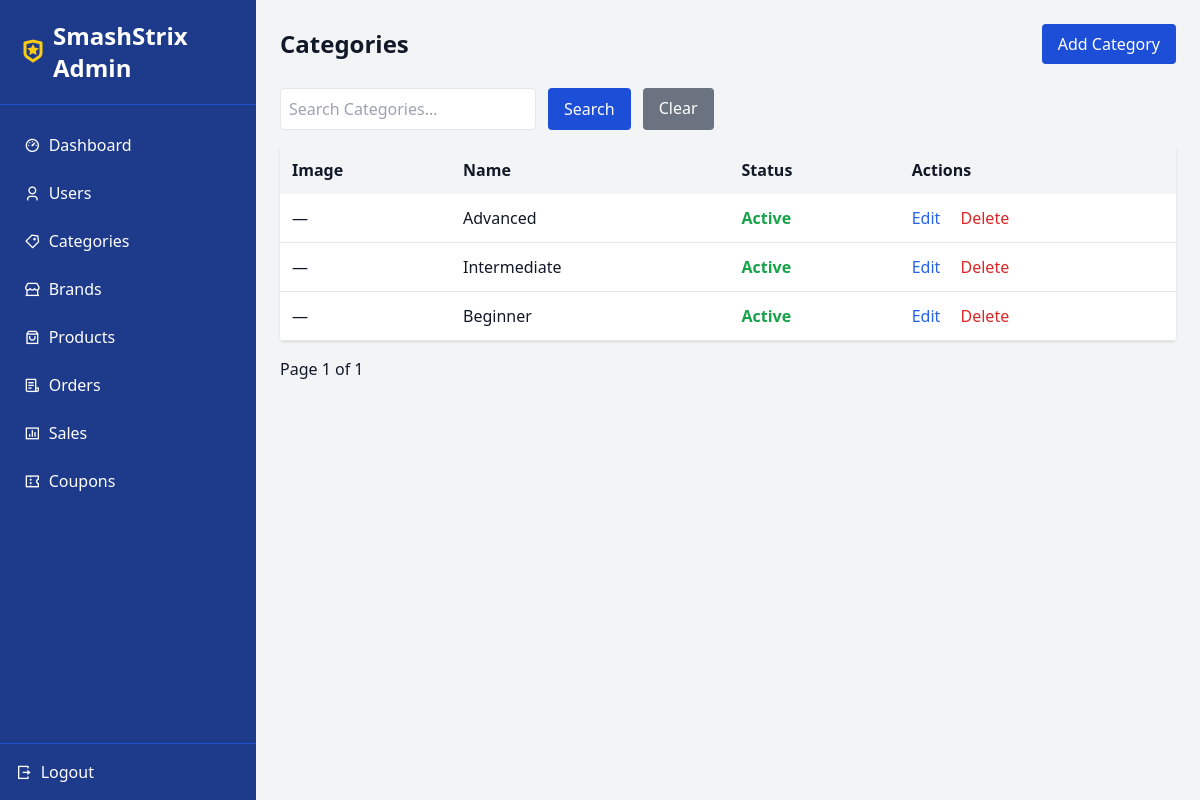
Page /adminpanel/categories/ (signed in) on the earlier database version.
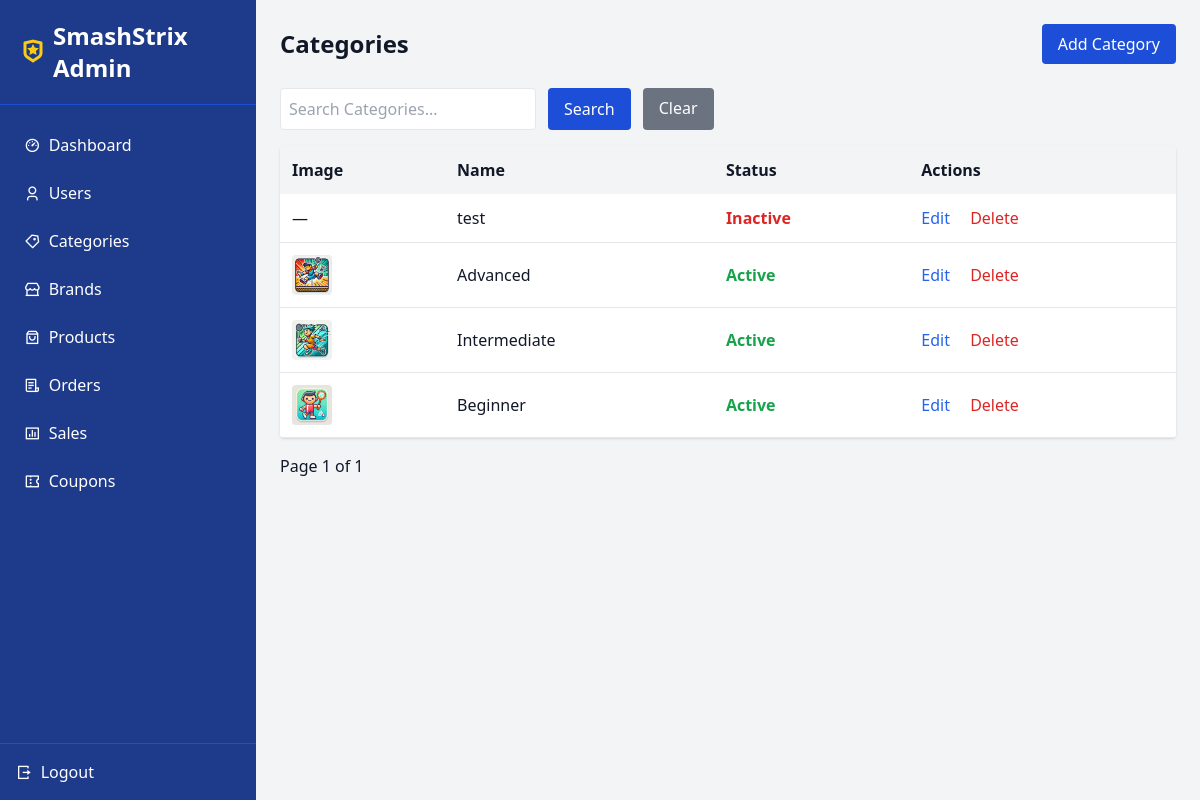
Same page on the later database version.
### products/models.py (models this page shows, shortened)
class Category(models.Model):
    name = models.CharField(max_length=25,unique=True)
    image = models.ImageField(upload_to='categories/',blank=True,null=True)
    description = models.TextField()
    active = models.BooleanField(default=True)
    created_at = models.DateTimeField(auto_now_add=True)

### adminpanel/views.py (the view)
# urls.py: path('categories/',views.category_list,name='admin_categories'),
def category_list(request):
    search = request.GET.get('search',"")
    categories = Category.objects.filter(name__icontains=search).order_by('-created_at')
    paginator = Paginator(categories,5)
    page_num = request.GET.get('page')
    page_obj = paginator.get_page(page_num)
    context = {
        'categories':page_obj,
        'search':search
    }
    return render(request,'adminpanel/categories/category_list.html',context)

### core/context_processors.py (called while the page is built)
def global_context(request):
    return {
        'site_name':'Smashstrix',
    }

### adminpanel/templates/adminpanel/categories/category_list.html (shortened to what this page needs)
{% extends 'adminpanel/base_admin.html' %}
{% block content %}
<div class="flex justify-between items-center mb-6">
  <h2 class="text-2xl font-bold">Categories</h2>
  <a href="{% url 'admin_category_add' %}"
     class="bg-blue-700 text-white px-4 py-2 rounded hover:bg-blue-800 transition">
     Add Category
  </a>
</div>
<form method="GET" class="flex gap-3 mb-4">
  <input name="search" value="{{ search }}" placeholder="Search Categories..."
         class="border p-2 rounded w-64">
  <button class="bg-blue-700 text-white px-4 py-2 rounded">Search</button>
  <a href="{% url 'admin_categories' %}" class="bg-gray-500 text-white px-4 py-2 rounded">Clear</a>
</form>
<table class="w-full bg-white shadow rounded">
  <thead class="bg-gray-100">
    <tr>
      <th class="p-3 text-left">Image</th>
      <th class="p-3 text-left">Name</th>
      <th class="p-3 text-left">Status</th>
      <th class="p-3 text-left">Actions</th>
    </tr>
  </thead>
  <tbody>
    {% for cat in categories %}
    <tr class="border-b">
      <td class="p-3">
        {% if cat.image %}
          <img src="{{ cat.image.url }}" class="h-10 w-10 object-cover rounded">
        {% else %}
          —
        {% endif %}
      </td>
      <td class="p-3">{{ cat.name }}</td>
      <td class="p-3">
        {% if cat.active %}
          <span class="text-green-600 font-semibold">Active</span>
        {% else %}
          <span class="text-red-600 font-semibold">Inactive</span>
        {% endif %}
      </td>
      <td class="p-3">
        <a href="{% url 'admin_category_edit' cat.id %}" class="text-blue-600 hover:underline">Edit</a>
        <a href="{% url 'admin_category_delete' cat.id %}"
           class="text-red-600 hover:underline ml-4"
           onclick="return confirm('Are you sure?')">Delete</a>
      </td>
    </tr>
    {% endfor %}
  </tbody>
</table>
<div class="mt-4 flex items-center gap-4">
  <span>Page {{ categories.number }} of {{ categories.paginator.num_pages }}</span>
</div>
{% endblock %}

Differences in the rows shown:
added Category: name "test", active "Inactive"
changed Category "Advanced": image: picture added; no longer shows "—"
changed Category "Intermediate": image: picture added; no longer shows "—"
changed Category "Beginner": image: picture added; no longer shows "—"
